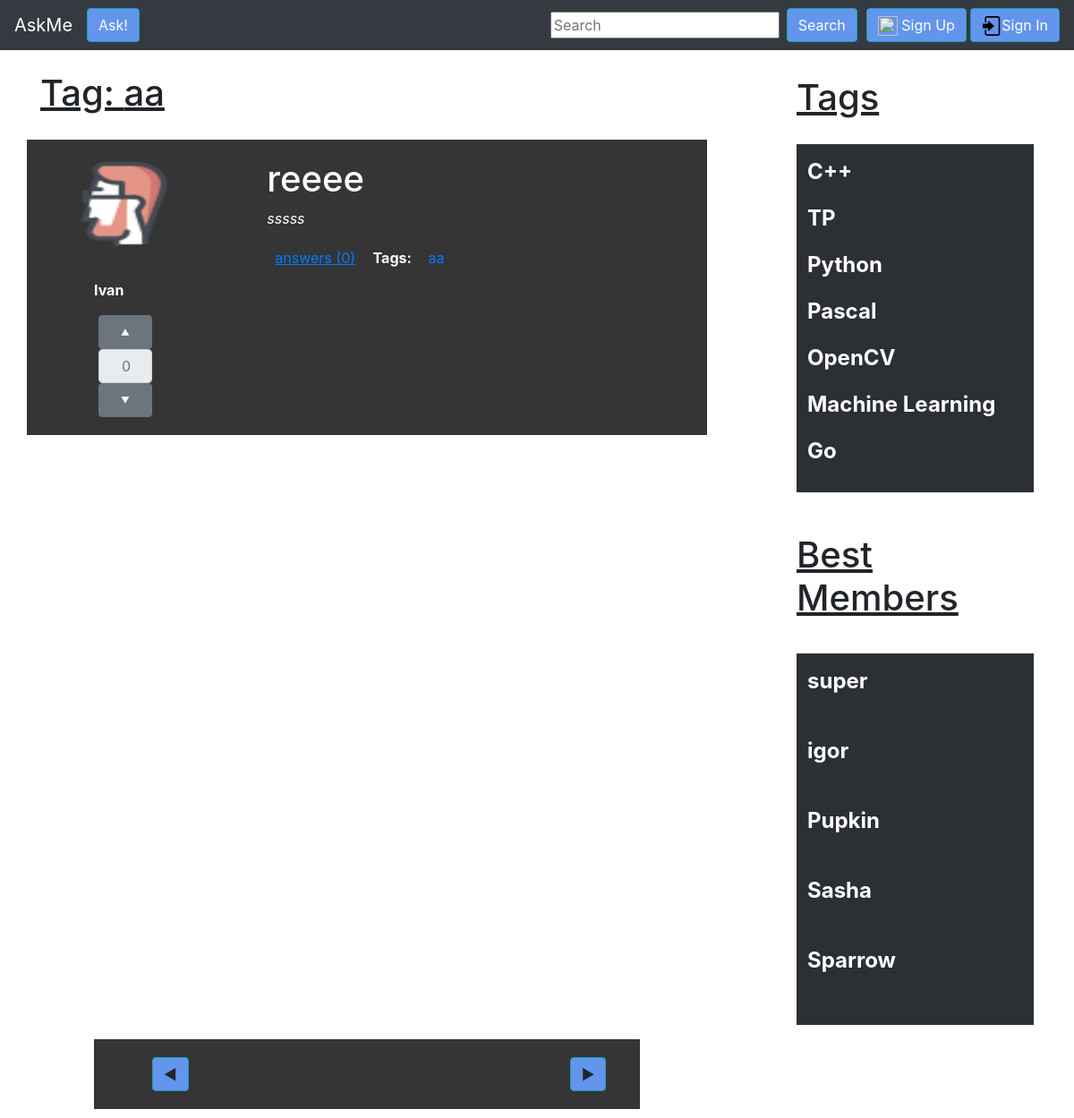
Screenshot of /tag/aa with the database file from the repository.
### questions/models.py (models this page shows, shortened)
class Tag(models.Model):
    title = models.CharField(max_length=64)
    question = models.ManyToManyField(Question, related_name="tags", related_query_name="tag")
    objects = ModelManager()
    def __str__(self):
        return self.title

class Question(models.Model):
    author = models.ForeignKey(Profile, blank=True, on_delete=models.DO_NOTHING)
    title = models.CharField(max_length=64)
    text = models.TextField()
    rating = models.IntegerField(null=True)
    created = models.DateTimeField(auto_now_add=True)
    objects = ModelManager()
    answers_count = models.IntegerField()

class Profile(models.Model):
    user = models.OneToOneField(User, on_delete=models.DO_NOTHING)
    rating = models.IntegerField()
    avatar = models.ImageField(upload_to='', blank=True)
    def __str__(self):
        return self.user.username

### questions/views.py (the view)
# urls.py: url(r'^tag/(?P<tag_name>[a-z A-Z 0-9 . _ +]+)$', questions.views.tag, name='tag'),
def tag(request, tag_name):
    current_tag = get_object_or_404(Tag, title=tag_name)
    questions = Question.objects.new().filter(tag=current_tag)
    questions = paginate(questions, request)
    context = {
        'questions': questions,
        'tag': current_tag,
        "id_": 3,
        'tags': Tag.objects.all()[:7],
        'users': User.objects.all()[:5],
    }
    return render(request, 'tag-search.html', context)

### questions/models.py (called while the page is built)
    def new(self):
        return self.order_by('-created')

### questions/views.py (called while the page is built)
def paginate(objects_list, request):
    paginator = Paginator(objects_list, 3)
    try:
        questions = paginator.page(request.GET.get('page'))
    except PageNotAnInteger:
        questions = paginator.page(1)
    except EmptyPage:
        questions = paginator.page(1)
    return questions

### templates/tag-search.html (shortened to what this page needs)
    {%  extends 'base.html' %}
    {% block header %}
        <div class="row">
          <div class="col-lg-6">
            <h1><u>Tag: {{ tag }}</u></h1>
          </div>
        </div>
    {% endblock %}
    {% block left-content %}
        {% include 'question_listing.html' %}
    {% endblock %}
    {% block bottom %}
        <div class="container-fluid ">
            <div class="row askme-pagination" style="">
                <div class="col-lg-1">
                <a class="btn btn-info askme-btn"{% if questions.has_previous %} href="?page={{ questions.previous_page_number }}" {% else %} disabled {% endif %}>◄</a>
                </div>
                <div class="col-lg-2">
                    <a class="btn btn-info askme-btn"{% if questions.has_next %} href="?page={{ questions.next_page_number }}" {% else %} disabled {% endif %}>►</a>
                </div>
            </div>
        </div>
    {% endblock %}

### templates/base.html (shortened to what this page needs)
{% load static %}
<!doctype html>
<html lang="en">
  <head>
    <link href="{% static "css/bootstrap.min.css" %}" rel="stylesheet">
    <link href="{% static "css/askme.css"%}" rel="stylesheet">
  </head>
  <body>
    <nav class="navbar navbar-expand-md navbar-dark fixed-top bg-dark">
      <a class="navbar-brand" href={% url "index" %}>AskMe</a>
      <div class="collapse navbar-collapse" id="navbarCollapse">
        <ul class="navbar-nav mr-auto">
          <li class="nav-item active">
              <a class="btn btn-info askme-btn" href={% url 'ask' %}>Ask!</a>
          </li>
        </ul>
        <form method='post' action="{% url 'search' %}" class="form-inline askme-navbar-search">
          <input class="form-group mr-sm-2" name="tag" type="text" placeholder="Search" aria-label="Search">
          <button style="margin-right: 5px;" class="btn btn-info  askme-btn my-2 my-sm-0" type="submit">Search</button>
        </form>
          {% if user.is_authenticated %}
            {% include 'auth-header.html' %}
          {% else %}
            {% include 'not-auth-header.html' %}
          {% endif %}
        </div>
    </nav>
    <main role="main" class="container">
      <div class="row">
        <div class="col-lg-8">
            <div class="askme-main-content-header">
              {% block header %}
              {% endblock %}
            </div>
            {% block left-content %}
            {% endblock %}
        </div>
          <div class="col-lg-4 askme-menu-bar">
        <h1 class="askme-menu-bar-top-offset"><u>Tags</u></h1>
        <table class="table table-striped table-dark">
        <th scope="col">
        {%for t in tags %}
            <p><a href={% url 'tag' t %}><span class="askme-menu-bar-tag">{{ t }}</span></a></p>
        {% endfor %}
        </th>
        </table>
        <h1 class="askme-menu-bar-space2"><u>Best Members</u></h1>
        <table class="table table-striped table-dark">
        <th scope="col">
        {% for u in users %}
            <p><span class="askme-menu-bar-memb1-tag">{{ u }}</span></p>
            <p class="askme-menu-bar-space1"></p>
        {% endfor %}
        </th>
        </table>
</div>
      </div>
    </main>
    {% block bottom %}
    {% endblock %}
  </body>
</html>

### templates/question_listing.html
{% load static %}
{% for question in questions %}
    <div class="row askme-main-content-question-block" id = "{{ question.id }}">
      <div class="col-lg-4">
        <img {% if question.author.avatar %}
        src="{{ question.author.avatar.url }}"
        {% else %}
        src="{% static 'img/user.png' %}" {% endif %}
                width="150" height="100" class="askme-main-content-avatar" style="border-radius: 50%;">
        <p style="margin-right: 40px" align="center" class="askme-main-content-username">
            <p class="font-weight-bold askme-main-content-question-block-username">{{ question.author }}</p></p>
        <div class="row input-group">
            <div class="col-lg-6"  style="margin-left: 65px">
              <a type="button" href = "{% url 'question_like' question.id id_%}"
                      class="btn btn-secondary askme-main-content-question-block-input-btn2">⯅
              </a>
              <input type="text" class="form-control askme-main-content-question-block-input" placeholder={{ question.rating }} readonly>
              <a type="button" href = "{% url 'question_dislike' question.id id_%}"
                      class="btn btn-secondary askme-main-content-question-block-input-btn2">⯆
              </a>
            </div>
        </div>
      </div>
      <div class="col-lg-8">
        <h1 class="askme-main-content-arcticle-title">{{ question.title }}</h1>
        <p class="font-italic askme-main-content-question-block-article">
            {{ question.text }}
        </p>
        <ul class="hr">
          <li><a href={% url 'answer' question.id %}><u>answers ({{ question.answers_count }})</u></a> </li>
          <li class="font-weight-bold askme-main-content-arcticle-title">Tags: </li>
            {% for t in question.tags.all %}
                <li><a href={% url 'tag' t %}>{{ t }}</a></li>
            {% endfor %}
        </ul>
      </div>
</div>
{% endfor %}

### static/css/askme.css (style rules this page uses)
body { padding-top: 5rem; }
.askme-btn { background: cornflowerblue; }
.askme-navbar-search { padding-right: 0px; }
.askme-menu-bar { padding-top: 5px; padding-left: 100px; }
.askme-menu-bar-tag { text-align: left; color: white; font-size: 150%; }
.askme-menu-bar-memb1-tag { font-size: 150%; text-align: left; color: white; }
.askme-menu-bar-space1 { padding-bottom: 10px; }
.askme-menu-bar-space2 { padding-top: 30px; padding-bottom: 30px; }
.askme-menu-bar-top-offset { padding-bottom: 20px; }
.askme-main-content-header { margin-bottom: 20px; }
.askme-main-content-question-block { padding-top: 20px; background: #353535; margin-bottom: 20px; height: 330px; }
.askme-pagination { padding-top: 20px; background: #353535; padding-bottom: 20px; padding-left: 50px; margin-bottom: 10px; margin-right: 470px; margin-left: 90px; }
.askme-main-content-avatar { margin-left: 15px; border-radius: 50%; }
.askme-main-content-username { padding-top: 20px; color: white; }
.askme-main-content-question-block-input { width: 60px; padding-left: 25px; }
.askme-main-content-question-block-input-btn2 { width: 60px; }
.askme-main-content-question-block-username { padding-left: 60px; color: white; }
.askme-main-content-question-block-article { color: white; }
.askme-main-content-arcticle-title { color: white; }
ul.hr { padding: 4px; }
ul.hr li { display: inline; margin-right: 5px; padding: 5px; color: white; }

### rows the page displays
Tag: title "aa"
Question: author.avatar (picture), author "Ivan", rating "0", title "reeee", text "sssss", answers_count "0"
Tag: title "C++"
Tag: title "TP"
Tag: title "Python"
Tag: title "Pascal"
Tag: title "OpenCV"
Tag: title "Machine Learning"
Tag: title "Go"

### other values shown
{{ u }} "super"
{{ u }} "igor"
{{ u }} "Pupkin"
{{ u }} "Sasha"
{{ u }} "Sparrow"
